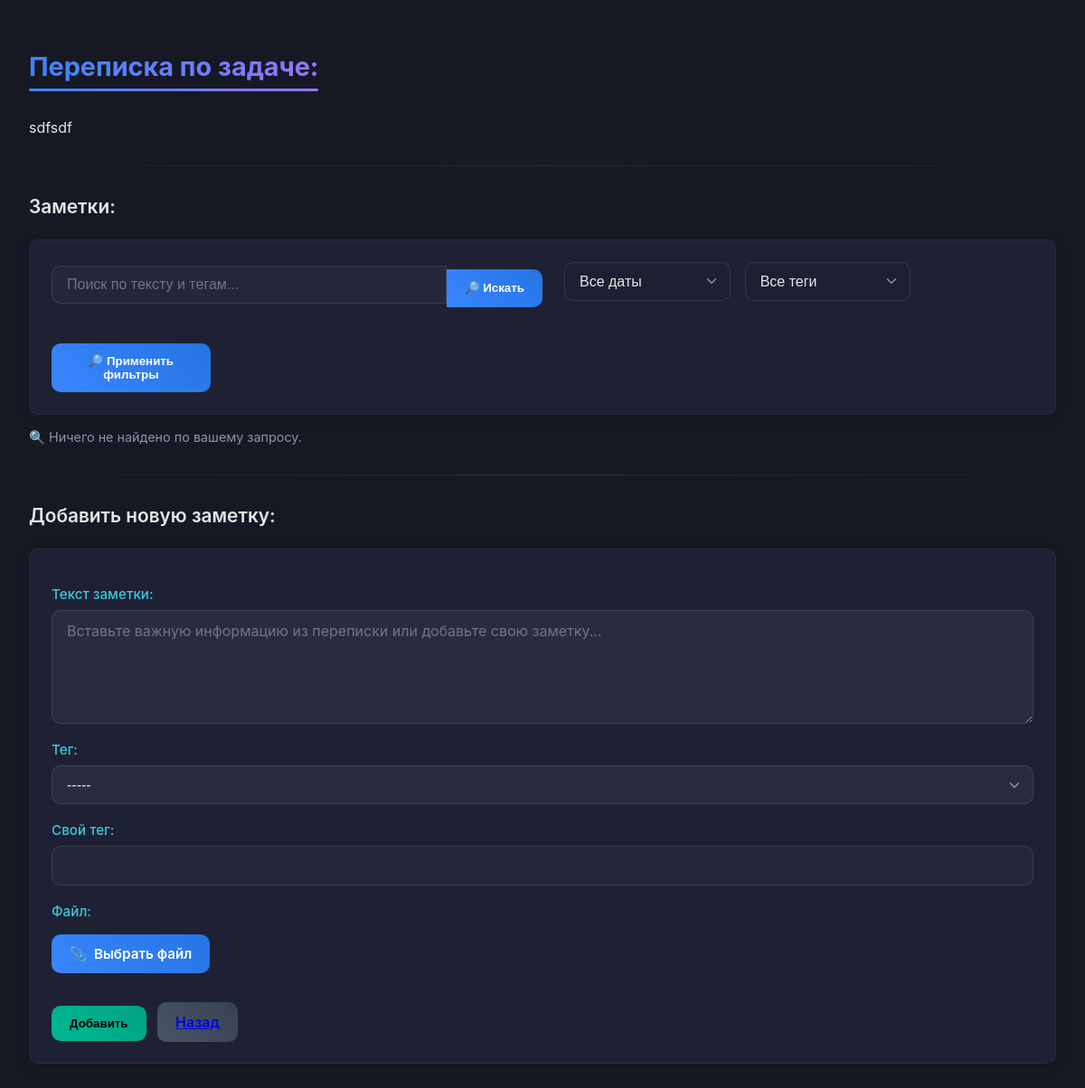
The page /task-message/69/ (signed in) on the database as committed earlier.
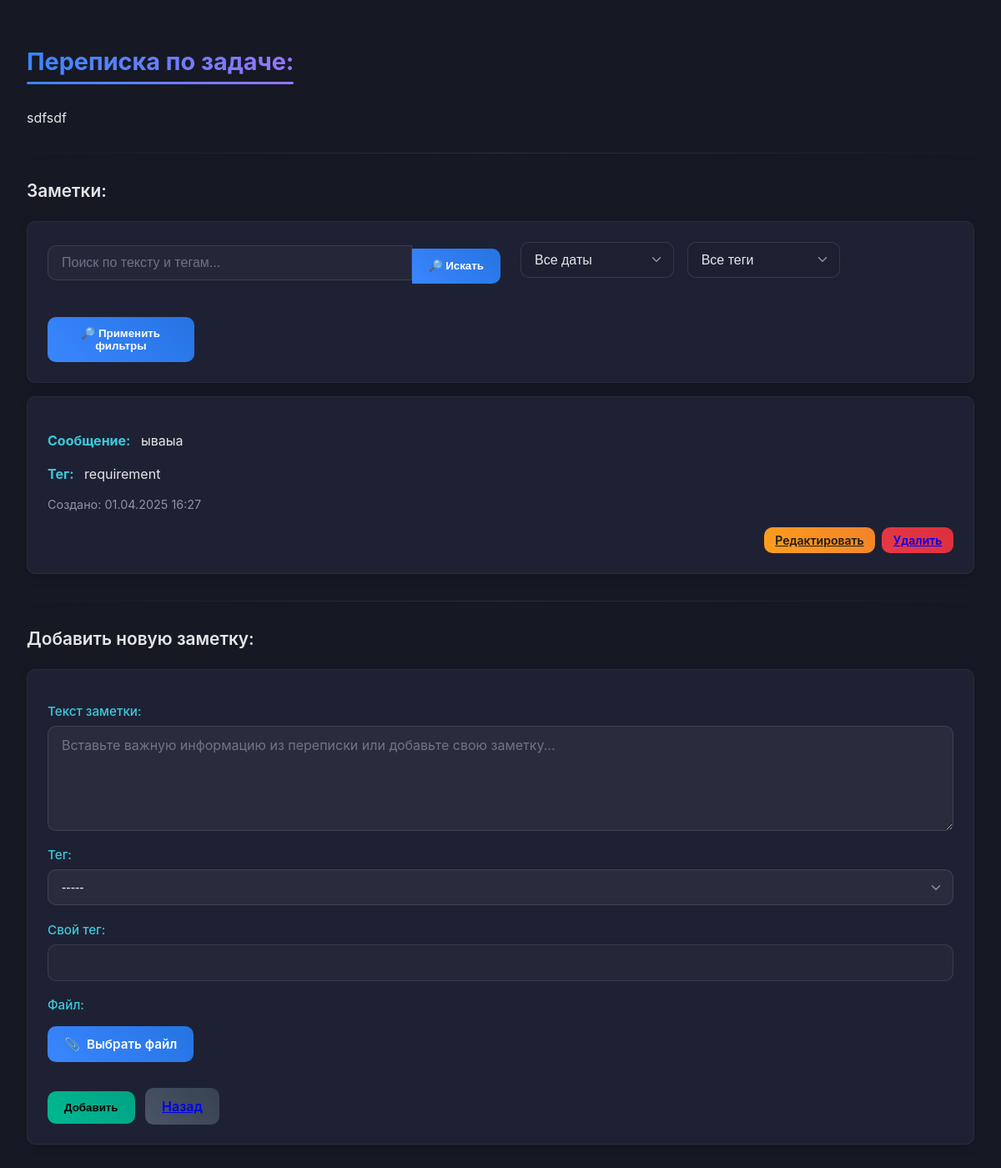
The same page on the database as committed later.
### crm/models.py (models this page shows, shortened)
class Communication(models.Model):
	TAG_CHOICES = [
			('requirement', 'Требование'),
			('clarification', 'Уточнение'),
			('revision', 'Правки'),
			('deadline', 'Дедлайн'),
			('payment', 'Оплата'),
	]
	task = models.ForeignKey('Task', on_delete=models.CASCADE, related_name='communications')
	message = models.TextField(verbose_name="Текст заметки")
	tag = models.CharField(max_length=50, choices=TAG_CHOICES, blank=True, verbose_name="Тег")
	custom_tag = models.CharField(max_length=50, blank=True, verbose_name='Свой тег')
	file = models.FileField(upload_to='communications_files/', blank=True, null=True, verbose_name='Файл')
	created_at = models.DateTimeField(auto_now_add=True)

### crm/views.py (the view)
# urls.py: path('task-message/<int:task_id>/', views.task_message, name='task_message'),
@login_required
def task_message(request, task_id):
    task = get_object_or_404(Task, id=task_id, owner=request.user)
    query = request.GET.get('q', '')
    date_filter = request.GET.get('date_filter', '')
    tag_filter = request.GET.get('tag_filter', '')
    has_file = request.GET.get('has_file', '')
    communications = Communication.objects.filter(task=task).order_by('-created_at')
    if query:
        communications = communications.filter(
            Q(message__icontains=query) |
            Q(tag__icontains=query)
        )
    if date_filter == 'today':
        communications = communications.filter(created_at__date=now().date())
    elif date_filter == 'week':
        week_ago = now() - timedelta(days=7)
        communications = communications.filter(created_at__gte=week_ago)
    elif date_filter == 'month':
        month_ago = now() - timedelta(days=30)
        communications = communications.filter(created_at__gte=month_ago)
    if tag_filter:
        communications = communications.filter(tag=tag_filter)
    if has_file == 'yes':
        communications = communications.filter(file__isnull=False)
    elif has_file == 'no':
        communications = communications.filter(file__isnull=True)
    if request.method == 'POST':
        form = CommunicationForm(request.POST, request.FILES)
        if form.is_valid():
            communication = form.save(commit=False)
            communication.task = task
            if not communication.tag and form.cleaned_data.get('custom_tag'):
                communication.tag = form.cleaned_data['custom_tag']
            communication.save()
            return redirect('task_message', task_id=task.id)
    else:
        form = CommunicationForm()
    tags = Communication.objects.filter(task=task).values_list('tag', flat=True).distinct()
    return render(request, 'crm/task_message.html', {
        'task': task,
        'form': form,
        'communications': communications,
        'query': query,
        'date_filter': date_filter,
        'tag_filter': tag_filter,
        'has_file': has_file,
        'tags': tags,
    })

### crm/forms.py
class CommunicationForm(forms.ModelForm):
    custom_tag = forms.CharField(required=False, label='Свой тег')
    class Meta:
        model = Communication
        fields = ['message', 'tag', 'custom_tag', 'file']
        widgets = {
            'message': forms.Textarea(attrs={'rows':3, 'placeholder':'Вставьте важную информацию из переписки или добавьте свою заметку...'}),
            'tag': forms.Select(choices=Communication.TAG_CHOICES)
        }

### crm/templates/crm/task_message.html (shortened to what this page needs)
{% load static %}
{% block content %}
<div class="container mt-4">
    <h2>Переписка по задаче: {{ task.title }}</h2>
    <p>{{ task.description }}</p>
    <hr>
    <h4>Заметки:</h4>
    <form method="GET" action="" class="mb-3">
        <div class='row g-3 align-items-center'>
            <div class="col-md-6">
                <div class="input-group">
                    <input type="text" name="q" class="form-control" placeholder="Поиск по тексту и тегам..." value="{{ query }}">
                    <button type="submit" class="btn btn-primary">🔎 Искать</button>
                </div>
            </div>
            <div class='col-md-2'>
                <select name='date_filter' class='form-select'>
                    <option value=''>Все даты</option>
                </select>
            </div>
            <div class='col-md-2'>
                <select name='tag_filter' class='form-select'>
                    <option value=''>Все теги</option>
                </select>
            </div>
            <div class='col-md-2'>
                <button type='submit' class='btn btn-primary w-100'>🔎 Применить фильтры</button>
            </div>
        </div>
    </form>
{% if communications %}
<div class="list-group">
    {% for comm in communications %}
        <div class="list-group-item mb-3">
            <p><strong>Сообщение:</strong> {{ comm.message }}</p>
            <p><strong>Тег:</strong> {{ comm.tag }}</p>
            <p class="text-muted">Создано: {{ comm.created_at|date:"d.m.Y H:i" }}</p>
            <div class="d-flex justify-content-end">
                <a href="{% url 'edit_communication' comm.id %}" class="btn btn-warning btn-sm me-2">Редактировать</a>
                <a href="{% url 'delete_communication' comm.id %}" class='btn btn-danger btn-sm'>Удалить</a>
            </div>
        </div>
    {% endfor %}
</div>
{% else %}
<p class="text-muted">🔍 Ничего не найдено по вашему запросу.</p>
{% endif %}
    <hr>
    <h4>Добавить новую заметку:</h4>
    <form method="POST" enctype="multipart/form-data" class='mb-3'>
        <div class="mb-3">
            <p>
                <label for="id_message">Текст заметки:</label>
                <textarea name="message" id="id_message" class="form-control" placeholder="Вставьте важную информацию из переписки или добавьте свою заметку..." rows="5">{{ form.message.value|default_if_none:'' }}</textarea>
            </p>
            <p>
                <label for="id_tag">Тег:</label>
                <select name="tag" id="id_tag" class="form-control">
                    <option value="">-----</option>
                </select>
            </p>
            <p>
                <label for="id_custom_tag">Свой тег:</label>
                <input type="text" name="custom_tag" id="id_custom_tag" class="form-control" value="{{ form.custom_tag.value|default_if_none:'' }}">
            </p>
            <p>
                <label for="id_file">Файл:</label>
                <label for="id_file" class="file-upload-btn">Выбрать файл</label>
            </p>
        </div>
        <button type="submit" class="btn btn-success">Добавить</button>
        <a href="{% url 'home' %}" class="btn btn-secondary">Назад</a>
    </form>
</div>
<link rel="stylesheet" href="{% static 'crm/css/task_message.css' %}">
{% endblock %}

Rows that differ between the two databases and show on the page:
added Communication: message "ываыа", tag "requirement", created_at "01.04.2025 16:27"
Other text that changed with them:
text no longer shown: "🔍 Ничего не найдено по вашему запросу."
